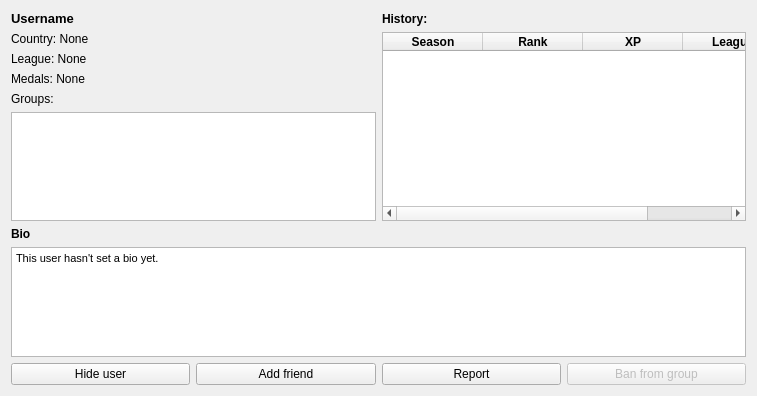
<?xml version="1.0" encoding="UTF-8"?>
<ui version="4.0">
 <class>Dialog</class>
 <widget class="QDialog" name="Dialog">
  <property name="windowModality">
   <enum>Qt::ApplicationModal</enum>
  </property>
  <property name="geometry">
   <rect>
    <x>0</x>
    <y>0</y>
    <width>757</width>
    <height>396</height>
   </rect>
  </property>
  <property name="windowTitle">
   <string>User</string>
  </property>
  <property name="windowIcon">
   <iconset resource="icons.qrc">
    <normaloff>:/person/icons/person.png</normaloff>:/person/icons/person.png</iconset>
  </property>
  <layout class="QGridLayout" name="gridLayout_2">
   <item row="0" column="0">
    <layout class="QGridLayout" name="gridLayout">
     <item row="2" column="0">
      <widget class="QLabel" name="league_label">
       <property name="font">
        <font>
         <pointsize>9</pointsize>
        </font>
       </property>
       <property name="text">
        <string>League: None</string>
       </property>
      </widget>
     </item>
     <item row="6" column="0">
      <widget class="QLabel" name="label">
       <property name="font">
        <font>
         <pointsize>9</pointsize>
         <weight>75</weight>
         <bold>true</bold>
        </font>
       </property>
       <property name="text">
        <string>Bio</string>
       </property>
      </widget>
     </item>
     <item row="7" column="0" colspan="4">
      <widget class="QTextBrowser" name="status_message">
       <property name="font">
        <font>
         <pointsize>8</pointsize>
        </font>
       </property>
       <property name="html">
        <string>&lt;!DOCTYPE HTML PUBLIC &quot;-//W3C//DTD HTML 4.0//EN&quot; &quot;http://www.w3.org/TR/REC-html40/strict.dtd&quot;&gt;
&lt;html&gt;&lt;head&gt;&lt;meta name=&quot;qrichtext&quot; content=&quot;1&quot; /&gt;&lt;style type=&quot;text/css&quot;&gt;
p, li { white-space: pre-wrap; }
&lt;/style&gt;&lt;/head&gt;&lt;body style=&quot; font-family:'MS Shell Dlg 2'; font-size:8pt; font-weight:400; font-style:normal;&quot;&gt;
&lt;p style=&quot; margin-top:12px; margin-bottom:12px; margin-left:0px; margin-right:0px; -qt-block-indent:0; text-indent:0px;&quot;&gt;This user hasn't set a bio yet.&lt;/p&gt;&lt;/body&gt;&lt;/html&gt;</string>
       </property>
       <property name="openExternalLinks">
        <bool>true</bool>
       </property>
      </widget>
     </item>
     <item row="8" column="0">
      <widget class="QPushButton" name="hideUser">
       <property name="text">
        <string>Hide user</string>
       </property>
       <property name="autoDefault">
        <bool>false</bool>
       </property>
      </widget>
     </item>
     <item row="8" column="2">
      <widget class="QPushButton" name="reportUser">
       <property name="text">
        <string>Report</string>
       </property>
       <property name="autoDefault">
        <bool>false</bool>
       </property>
      </widget>
     </item>
     <item row="0" column="0">
      <widget class="QLabel" name="username_label">
       <property name="font">
        <font>
         <pointsize>10</pointsize>
         <weight>75</weight>
         <bold>true</bold>
        </font>
       </property>
       <property name="text">
        <string>Username</string>
       </property>
      </widget>
     </item>
     <item row="8" column="3">
      <widget class="QPushButton" name="banUser">
       <property name="enabled">
        <bool>false</bool>
       </property>
       <property name="text">
        <string>Ban from group</string>
       </property>
       <property name="autoDefault">
        <bool>false</bool>
       </property>
      </widget>
     </item>
     <item row="5" column="0" colspan="2">
      <widget class="QListWidget" name="group_list">
       <property name="editTriggers">
        <set>QAbstractItemView::NoEditTriggers</set>
       </property>
       <property name="alternatingRowColors">
        <bool>true</bool>
       </property>
       <property name="selectionMode">
        <enum>QAbstractItemView::NoSelection</enum>
       </property>
      </widget>
     </item>
     <item row="8" column="1">
      <widget class="QPushButton" name="addFriend">
       <property name="text">
        <string>Add friend</string>
       </property>
       <property name="autoDefault">
        <bool>false</bool>
       </property>
      </widget>
     </item>
     <item row="1" column="0">
      <widget class="QLabel" name="country_label">
       <property name="font">
        <font>
         <pointsize>9</pointsize>
        </font>
       </property>
       <property name="text">
        <string>Country: None</string>
       </property>
      </widget>
     </item>
     <item row="3" column="0">
      <widget class="QLabel" name="medals_label">
       <property name="font">
        <font>
         <pointsize>9</pointsize>
        </font>
       </property>
       <property name="text">
        <string>Medals: None</string>
       </property>
      </widget>
     </item>
     <item row="4" column="0">
      <widget class="QLabel" name="group_label">
       <property name="font">
        <font>
         <pointsize>9</pointsize>
        </font>
       </property>
       <property name="text">
        <string>Groups:</string>
       </property>
      </widget>
     </item>
     <item row="0" column="2">
      <widget class="QLabel" name="histor_label">
       <property name="font">
        <font>
         <pointsize>9</pointsize>
         <weight>75</weight>
         <bold>true</bold>
        </font>
       </property>
       <property name="text">
        <string>History:</string>
       </property>
      </widget>
     </item>
     <item row="1" column="2" rowspan="5" colspan="2">
      <widget class="QTableWidget" name="history">
       <property name="editTriggers">
        <set>QAbstractItemView::NoEditTriggers</set>
       </property>
       <property name="alternatingRowColors">
        <bool>true</bool>
       </property>
       <property name="selectionMode">
        <enum>QAbstractItemView::NoSelection</enum>
       </property>
       <property name="sortingEnabled">
        <bool>true</bool>
       </property>
       <column>
        <property name="text">
         <string>Season</string>
        </property>
        <property name="font">
         <font>
          <weight>75</weight>
          <bold>true</bold>
         </font>
        </property>
       </column>
       <column>
        <property name="text">
         <string>Rank</string>
        </property>
        <property name="font">
         <font>
          <weight>75</weight>
          <bold>true</bold>
         </font>
        </property>
       </column>
       <column>
        <property name="text">
         <string>XP</string>
        </property>
        <property name="font">
         <font>
          <weight>75</weight>
          <bold>true</bold>
         </font>
        </property>
       </column>
       <column>
        <property name="text">
         <string>League</string>
        </property>
        <property name="font">
         <font>
          <weight>75</weight>
          <bold>true</bold>
         </font>
        </property>
       </column>
      </widget>
     </item>
    </layout>
   </item>
  </layout>
 </widget>
 <tabstops>
  <tabstop>hideUser</tabstop>
  <tabstop>addFriend</tabstop>
  <tabstop>reportUser</tabstop>
  <tabstop>banUser</tabstop>
  <tabstop>group_list</tabstop>
  <tabstop>history</tabstop>
  <tabstop>status_message</tabstop>
 </tabstops>
 <resources>
  <include location="icons.qrc"/>
 </resources>
 <connections/>
</ui>
